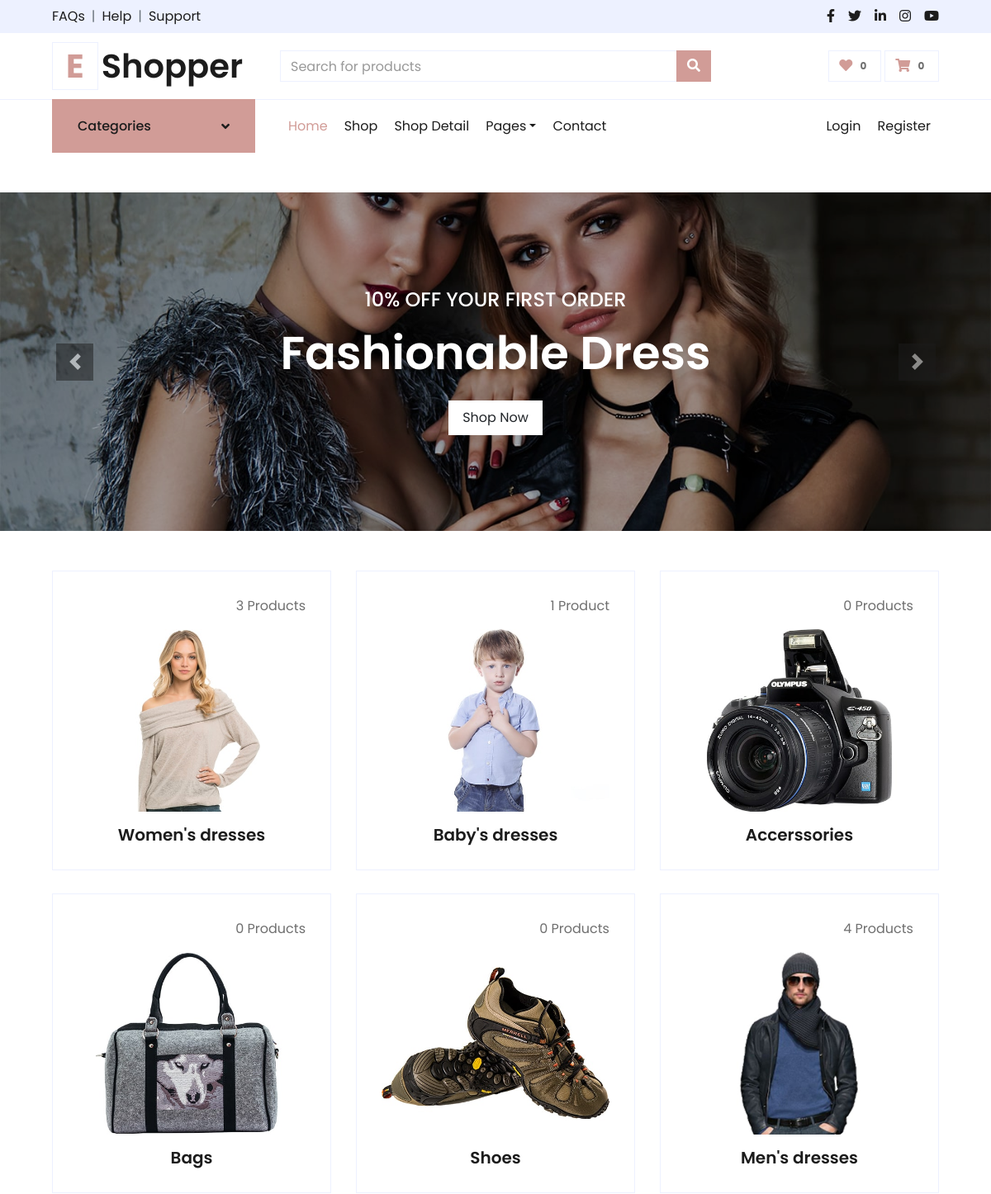
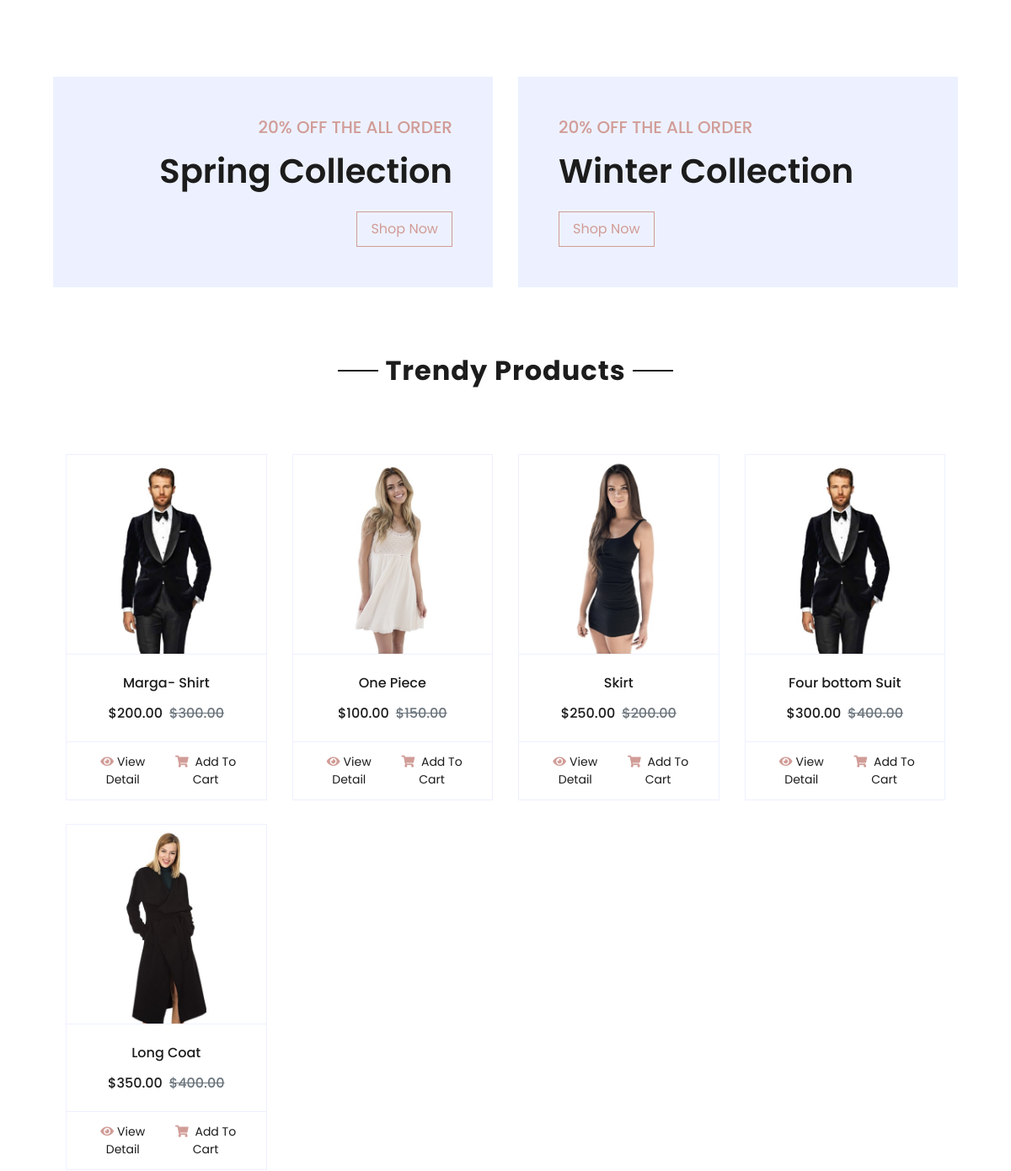
Before: / (upper part) with the older database file (2 pictures, top to bottom).
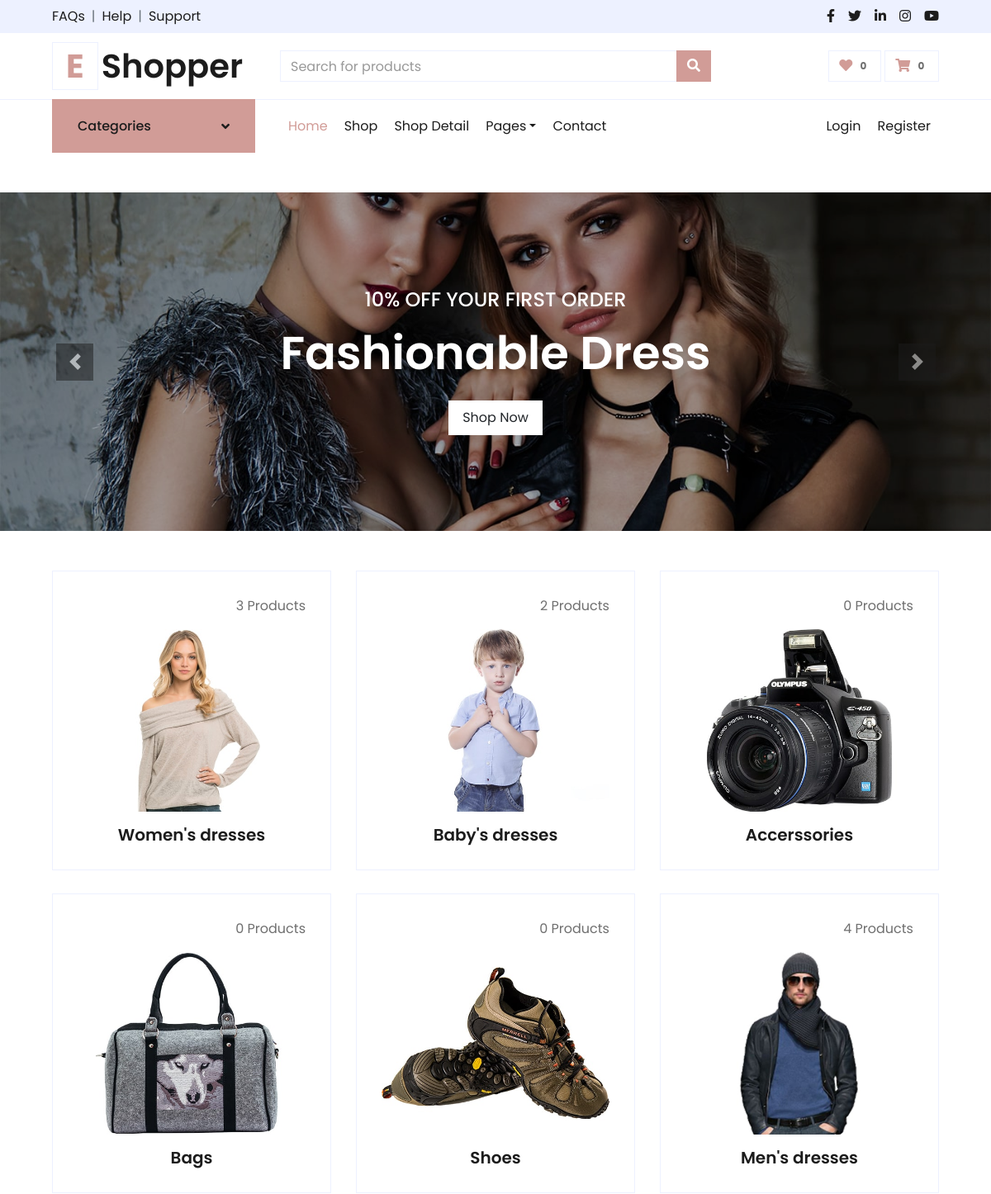
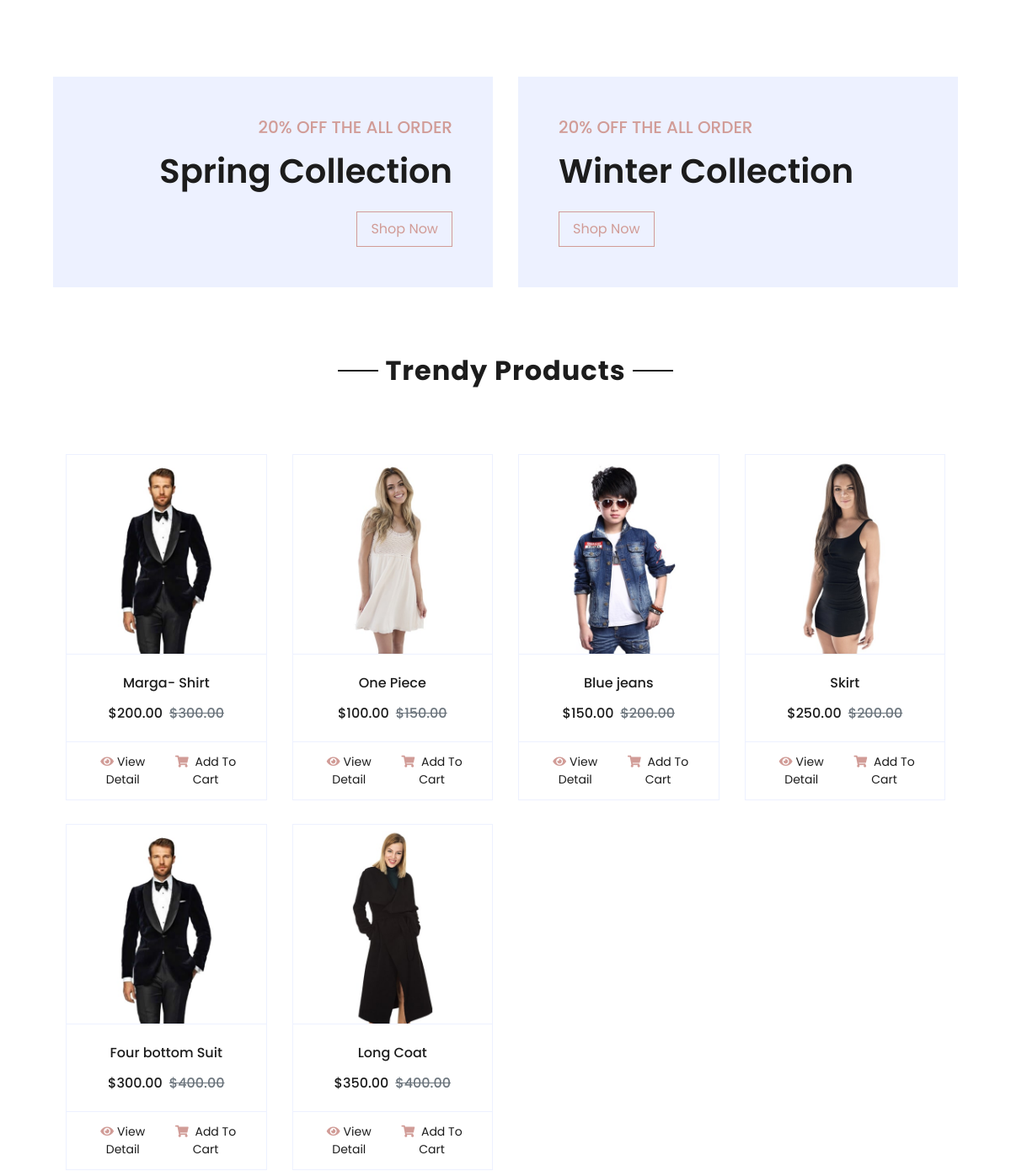
After: the same page with the newer database file (2 pictures, top to bottom).
### shop/models.py (models this page shows, shortened)
class Category(models.Model):
    cid = ShortUUIDField(unique=True,length=10,max_length=20,prefix='cat',alphabet='marga1234')
    title = models.CharField(max_length=100 , default='food')
    image = models.ImageField(upload_to='category',default='category.jpg')
    class Meta:
        verbose_name_plural = 'Categories' # for getting name categories rather categoyrs

class Product(models.Model):
    pid = ShortUUIDField(unique=True,length=10,max_length=20,alphabet='abc1234')
    title = models.CharField(max_length=40)
    color = models.ForeignKey(Product_colors, on_delete=models.SET_NULL, null=True)
    size = models.ForeignKey(Product_sizes, on_delete=models.SET_NULL, null=True)
    price_range = models.ForeignKey(Product_price, on_delete=models.SET_NULL, null=True)
    image = models.ImageField(upload_to=user_directory_path, default='product.jpg')
    description=RichTextUploadingField(null=True,blank=True,default="This is a product.")
    user = models.ForeignKey(User, on_delete=models.SET_NULL, null=True)
    vendor = models.ForeignKey(Vendor, on_delete=models.SET_NULL, null=True)
    category = models.ForeignKey(Category, on_delete=models.SET_NULL, null=True , related_name='category')  #related name for getting number of products for category
    price = models.DecimalField(max_digits=9999999999, decimal_places=2, default='1.99')
    old_price = models.DecimalField(max_digits=9999999999, decimal_places=2, default='2.99')
    specifications=RichTextUploadingField(null=True,blank=True)
    tags = TaggableManager(blank=True)
    product_status = models.CharField(choices=STATUS, max_length=10 , default="in_review")
    pro_qty = models.IntegerField(null=True)
    just_arrived = models.BooleanField(default=False)
    is_trendy =  models.BooleanField(default=False)
    in_stock = models.BooleanField(default=True)
    featured = models.BooleanField(default=False)
    digital = models.BooleanField(default=False)
    sku = ShortUUIDField (unique=True, length=4 , max_length=10 , prefix="sku" , alphabet ="1234567890")
    date = models.DateTimeField(auto_now_add=True)
    updated = models.DateTimeField(null=True, blank=True)
    class Meta:
        verbose_name_plural = 'products' # for getting name categories rather product

### shop/views.py (the view)
# urls.py: path('', shop_views.index,name='index'),
def index(request):
    products = Product.objects.all()
    category = Category.objects.all()
    vendors = Vendor.objects.all()
    context={
        'products' :products,
        'category' :category,
        'vendors'  :vendors,
    }
    return render(request,'shop/index.html',context)

### shop/context.py (called while the page is built)
def default(request):
    categories = Category.objects.all()
    products = Product.objects.all()
    sizes = Product_sizes.objects.all()
    prices = Product_price.objects.all()
    color = Product_colors.objects.all()
    j_ar = Product.objects.filter(just_arrived=True)  # to filter all the arrived products
    trendy = Product.objects.filter(is_trendy=True)  # to filter all the trendy products
    return {
        'categories' : categories ,
         'j_ar'     :j_ar,
        'trendy'   :trendy,
       'products'  : products,
        'sizes' :sizes,
        'prices' : prices,
        'color' : color
    }

### shop/templates/shop/index.html (shortened to what this page needs)
{% extends 'base.html' %}
{% load static %}
{%block body%}
{% include './includes/nav.html' %}
{% include './includes/cor.html' %}
    <div class="container-fluid pt-5">
        <div class="row px-xl-5 pb-3">
            {%for c in category%}
            <div class="col-lg-4 col-md-6 pb-1">
                <div class="cat-item d-flex flex-column border mb-4" style="padding: 30px;">
                    <p class="text-right">{{c.category.count }} Product{{c.category.count|pluralize}}</p>
                    <a href="{% url 'category' c.cid %}" class="cat-img position-relative overflow-hidden mb-3">
                        <img class="img-fluid" src="{{c.image.url}}" alt="">
                    </a>
                    <h5 class="font-weight-semi-bold m-0" style="text-align: center;">{{c.title}}</h5>
                </div>
            </div>
            {%endfor%}
        </div>
    </div>
{%endblock%}

### templates/base.html (shortened to what this page needs)
{% load static  %}
<!DOCTYPE html>
<html lang="en">
<head>
    <link href="https://cdnjs.cloudflare.com/ajax/libs/font-awesome/5.10.0/css/all.min.css" rel="stylesheet">
    <link href="{% static './lib/owlcarousel/assets/owl.carousel.min.css' %}" rel="stylesheet">
    <link rel="stylesheet" href="https://cdnjs.cloudflare.com/ajax/libs/font-awesome/4.7.0/css/font-awesome.min.css">
    <link href="{% static './css/style.css' %}" rel="stylesheet">
</head>
<body>
    <div class="container-fluid">
        <div class="row bg-secondary py-2 px-xl-5">
            <div class="col-lg-6 d-none d-lg-block">
                <div class="d-inline-flex align-items-center">
                    <a class="text-dark" href="">FAQs</a>
                    <span class="text-muted px-2">|</span>
                    <a class="text-dark" href="">Help</a>
                    <span class="text-muted px-2">|</span>
                    <a class="text-dark" href="">Support</a>
                </div>
            </div>
            <div class="col-lg-6 text-center text-lg-right">
                <div class="d-inline-flex align-items-center">
                    <a class="text-dark px-2" href="">
                        <i class="fab fa-facebook-f"></i>
                    </a>
                    <a class="text-dark px-2" href="">
                        <i class="fab fa-twitter"></i>
                    </a>
                    <a class="text-dark px-2" href="">
                        <i class="fab fa-linkedin-in"></i>
                    </a>
                    <a class="text-dark px-2" href="">
                        <i class="fab fa-instagram"></i>
                    </a>
                    <a class="text-dark pl-2" href="">
                        <i class="fab fa-youtube"></i>
                    </a>
                </div>
            </div>
        </div>
        <div class="row align-items-center py-3 px-xl-5">
            <div class="col-lg-3 d-none d-lg-block">
                <a href="" class="text-decoration-none">
                    <h1 class="m-0 display-5 font-weight-semi-bold"><span class="text-primary font-weight-bold border px-3 mr-1">E</span>Shopper</h1>
                </a>
            </div>
            <div class="col-lg-6 col-6 text-left">
                <form method="GET" action="{% url 'shop' %}">
                    <div class="input-group">
                        <input type="text" class="form-control" placeholder="Search for products" name="q">
                        <div class="input-group-append">
                            <button type="submit" class="btn btn-primary">
                                <i class="fa fa-search text-white"></i>
                            </button>
                        </div>
                    </div>
                </form>
            </div>
            <div class="col-lg-3 col-6 text-right">
                <a href="" class="btn border">
                    <i class="fas fa-heart text-primary"></i>
                    <span class="badge">0</span>
                </a>
                <a href="{% url 'cart' %}" class="btn border">
                    <i  class="fas fa-shopping-cart text-primary"></i>
                    <span class="cart-items-count badge">{{request.session.cart_data_obj|length}}</span>
                </a>
            </div>
        </div>
    </div>
    {% block body %}
    {% endblock %}
    <div class="container-fluid offer pt-5">
        <div class="row px-xl-5">
            <div class="col-md-6 pb-4">
                <div class="position-relative bg-secondary text-center text-md-right text-white mb-2 py-5 px-5">
                    <div class="position-relative" style="z-index: 1;">
                        <h5 class="text-uppercase text-primary mb-3">20% off the all order</h5>
                        <h1 class="mb-4 font-weight-semi-bold">Spring Collection</h1>
                        <a href="" class="btn btn-outline-primary py-md-2 px-md-3">Shop Now</a>
                    </div>
                </div>
            </div>
            <div class="col-md-6 pb-4">
                <div class="position-relative bg-secondary text-center text-md-left text-white mb-2 py-5 px-5">
                    <div class="position-relative" style="z-index: 1;">
                        <h5 class="text-uppercase text-primary mb-3">20% off the all order</h5>
                        <h1 class="mb-4 font-weight-semi-bold">Winter Collection</h1>
                        <a href="" class="btn btn-outline-primary py-md-2 px-md-3">Shop Now</a>
                    </div>
                </div>
            </div>
        </div>
    </div>
    <div class="container-fluid pt-5">
        <div class="text-center mb-4">
            <h2 class="section-title px-5"><span class="px-2">Trendy Products</span></h2>
        </div>
        <div class="container-fluid pt-5">
            <div class="row px-xl-5 pb-3">
                {%for pro in trendy%}
                <div class="col-lg-3 col-md-6 col-sm-12 pb-1">
                    <div class="card product-item border-0 mb-4">
                        <div class="card-header product-img position-relative overflow-hidden bg-transparent border p-0">
                             <a href="{% url 'detail' pro.pid %}"> <img class="img-fluid w-100"  src="{{pro.image.url}}" alt=""> </a>
                        </div>
                        <div class="card-body border-left border-right text-center p-0 pt-4 pb-3">
                            <h6 class="text-truncate mb-3">{{pro.title}}</h6>
                            <div class="d-flex justify-content-center">
                                <span><h6>$</h6></span><span class="current-product-price-{{pro.id}}"><h6>{{pro.price}}</h6></span>
                                <h6 class="text-muted ml-2"><del>${{pro.old_price}}</del></h6>
                            </div>
                        </div>
                        <div class="card-footer d-flex justify-content-between bg-light border">
                            <a href="{% url 'detail' pro.pid %}"  class="btn btn-sm text-dark p-0"><i class="fas fa-eye text-primary mr-1"></i>View Detail</a>
                            <button href="" type="submit" class="add-to-cart-btn btn btn-sm text-dark p-0" data-index="{{pro.id}}" id="add-to-cart-btn">
                                <i class="fas fa-shopping-cart text-primary mr-1">
                                </i>
                                Add To Cart
                            </button>
                        </div>
                    </div>
                </div>
                {%endfor%}
            </div>
        </div>
</body>
</html>

### shop/templates/shop/includes/nav.html (shortened to what this page needs)
{% load static  %}
<!DOCTYPE html>
<html lang="en">
<head>
    <link href="https://cdnjs.cloudflare.com/ajax/libs/font-awesome/5.10.0/css/all.min.css" rel="stylesheet">
    <link href="{% static '/static/lib/owlcarousel/assets/owl.carousel.min.css' %}" rel="stylesheet">
    <link href="{% static '/static/css/style.css' %}" rel="stylesheet">
</head>
<body>
<div class="container-fluid mb-5">
    <div class="row border-top px-xl-5">
        <div class="col-lg-3 d-none d-lg-block">
            <a class="btn shadow-none d-flex align-items-center justify-content-between bg-primary text-white w-100 collapsed" data-toggle="collapse" href="#navbar-vertical" style="height: 65px; margin-top: -1px; padding: 0 30px;">
                <h6 class="m-0">Categories</h6>
                <i class="fa fa-angle-down text-dark"></i>
            </a>
        </div>
        <div class="col-lg-9">
            <nav class="navbar navbar-expand-lg bg-light navbar-light py-3 py-lg-0 px-0">
                <div class="collapse navbar-collapse justify-content-between" id="navbarCollapse">
                    <div class="navbar-nav mr-auto py-0">
                        <a href="{% url 'index'  %}" class="nav-item nav-link active">Home</a>
                        <a href="{% url 'shop' %}" class="nav-item nav-link">Shop</a>
                        <a href="detail.html" class="nav-item nav-link">Shop Detail</a>
                        <div class="nav-item dropdown">
                            <a href="#" class="nav-link dropdown-toggle" data-toggle="dropdown">Pages</a>
                        </div>
                        <a href="contact.html" class="nav-item nav-link">Contact</a>
                    </div>
                    <div class="navbar-nav ml-auto py-0">
                    {%if request.user.is_authenticated %}
                        <a href="" class="nav-item nav-link">{{user.username | title}}</a>
                        <a href="{% url 'logout' %}" class="nav-item nav-link">Logout</a>
                    {%else %}
                        <a href="{% url 'login' %}" class="nav-item nav-link">Login</a>
                        <a href="{% url 'signup' %}" class="nav-item nav-link">Register</a>
                    {%endif%}
                    </div>
                </div>
            </nav>
        </div>
    </div>
</div>

### shop/templates/shop/includes/cor.html (shortened to what this page needs)
{% load static  %}
<div id="header-carousel" class="carousel slide" data-ride="carousel" >
    <div class="carousel-inner">
        <div class="carousel-item active" style="height: 410px;">
            <img class="img-fluid" src="{%static 'carousel-1.jpg' %}" alt="Image">
            <div class="carousel-caption d-flex flex-column align-items-center justify-content-center">
                <div class="p-3" style="max-width: 700px;">
                    <h4 class="text-light text-uppercase font-weight-medium mb-3">10% Off Your First Order</h4>
                    <h3 class="display-4 text-white font-weight-semi-bold mb-4">Fashionable Dress</h3>
                    <a href="" class="btn btn-light py-2 px-3">Shop Now</a>
                </div>
            </div>
        </div>
    </div>
    <a class="carousel-control-prev" href="#header-carousel" data-slide="prev">
        <div class="btn btn-dark" style="width: 45px; height: 45px;">
            <span class="carousel-control-prev-icon mb-n2"></span>
        </div>
    </a>
    <a class="carousel-control-next" href="#header-carousel" data-slide="next">
        <div class="btn btn-dark" style="width: 45px; height: 45px;">
            <span class="carousel-control-next-icon mb-n2"></span>
        </div>
    </a>
</div>

### shop/templates/shop/includes/just.html (shortened to what this page needs)
{% load static  %}

Changed rows visible on the page:
computed for Category "Baby's dresses": category.count "1" → "2"
now on this page (row edited): Product: image (picture), title "Blue jeans", price "150.00", old_price "200.00"
